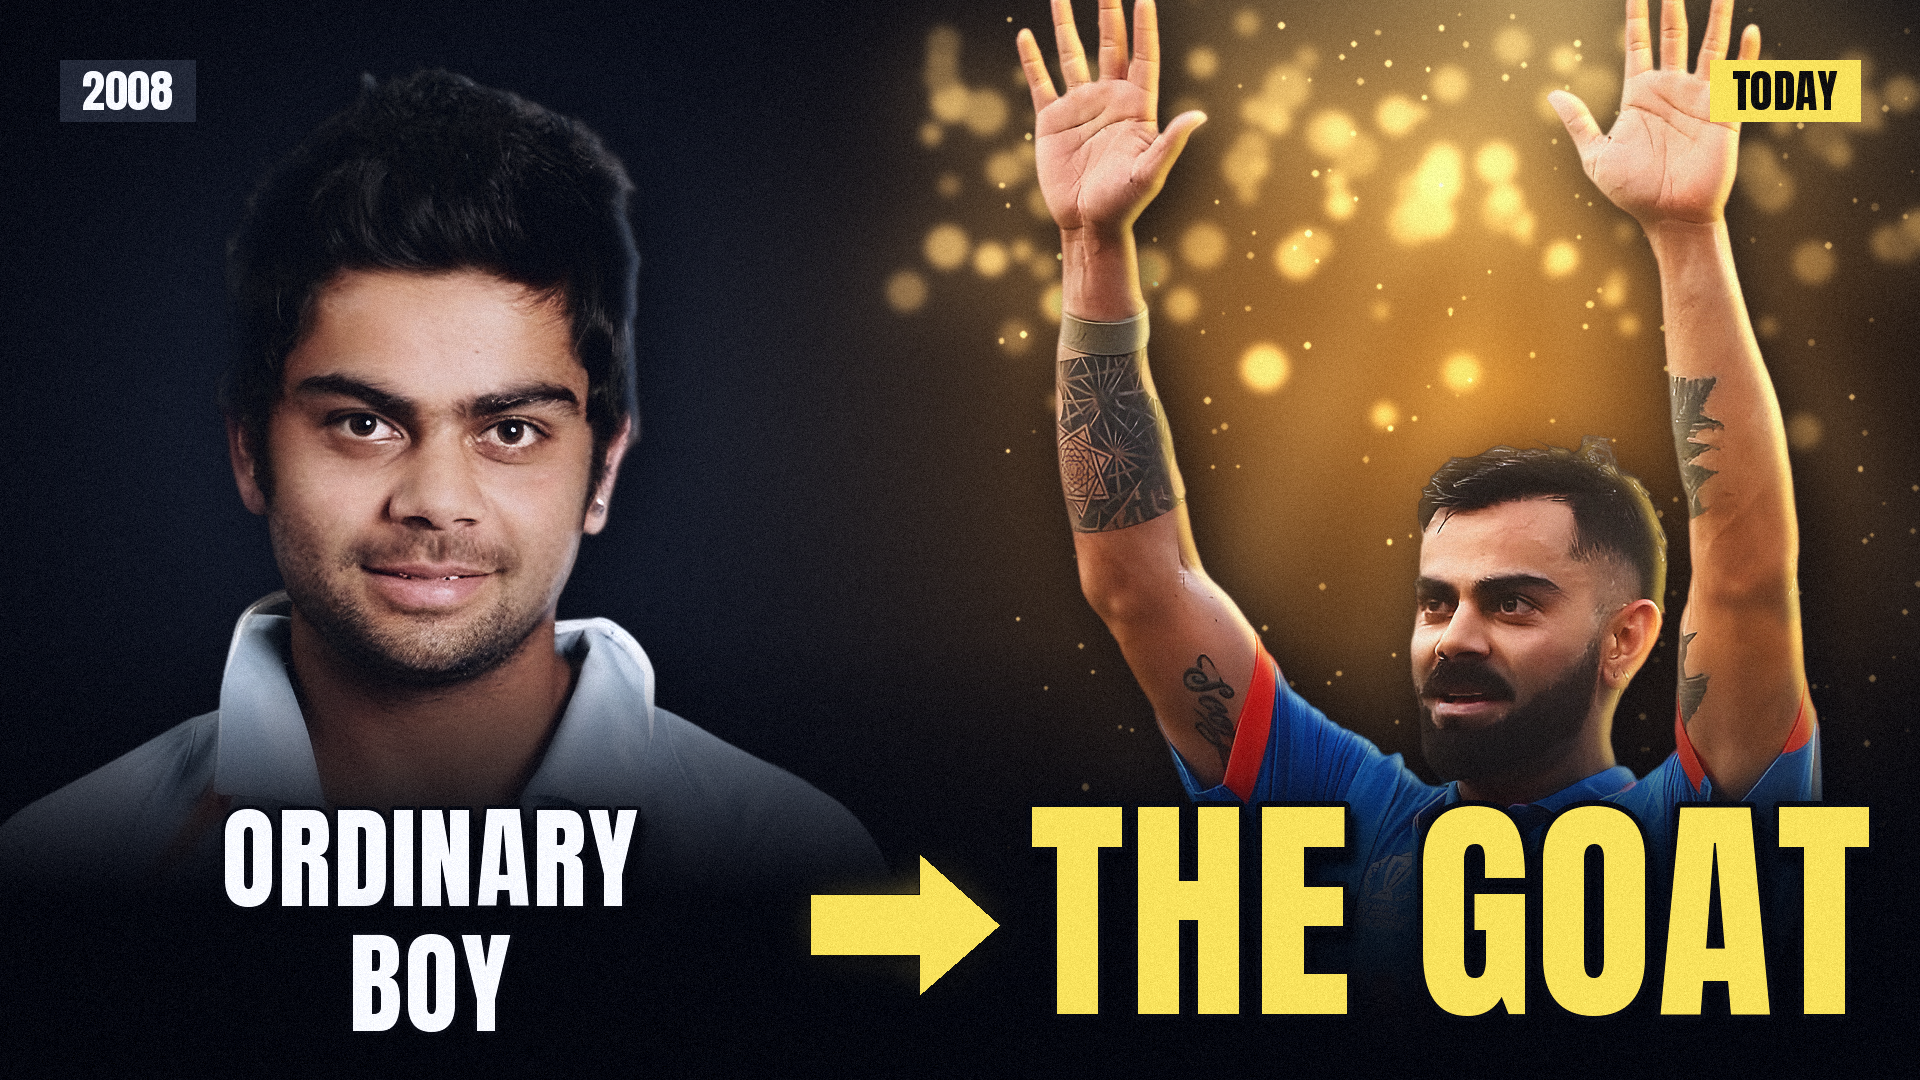

The script that drew this image:
#!/usr/bin/env python3
"""1920x1080 thumbnail: "From an Ordinary Boy to the GOAT: The Virat Kohli Story".

Before -> after split: young Virat (2008-era headshot) cool and muted on the left, today's Virat arms
raised in warm floodlight on the right, "ORDINARY BOY -> THE GOAT" across the bottom.
Cut-outs come from Real-ESRGAN 4x upscales (doc_video/thumb/esrgan.py); compositing helpers
(place, regrade, fade_bottom, shadow_text...) are shared with the World Cup 2003 thumbnail.

    python3 thumb_goat.py  ->  thumb_goat.png / .jpg / _small.png
"""
import os
import sys

import numpy as np
from PIL import Image, ImageDraw, ImageFilter, ImageFont

HERE = os.path.dirname(os.path.abspath(__file__))
sys.path.insert(0, os.path.join(HERE, "..", "doc_video", "thumb"))
import thumb_wc2003 as tw  # noqa: E402
from thumb_wc2003 import (ANTON, H, W, arr, fade_bottom, finish, img, load_cut, place,  # noqa: E402,F401
                          radial, regrade, shadow_text)

Y = (255, 222, 89)  # brand #FFDE59
rng = np.random.default_rng(18)
tw.HERE = HERE      # load_cut / finish read and write next to this script


def background():
    """Cool, flat 'ordinary' left half; warm floodlit 'glory' right half, with beams and bokeh."""
    a = np.zeros((H, W, 3), np.float32) + np.array([8, 9, 13], np.float32)
    for cx, cy, rx, ry, col, k in [(380, 420, 820, 700, (70, 85, 105), 0.55),        # dull steel left
                                   (1500, 380, 950, 820, (235, 150, 40), 0.95),       # gold right
                                   (1560, -60, 700, 460, (255, 225, 150), 0.8),
                                   (960, 1100, 900, 300, (20, 20, 25), 0.3)]:
        a += radial(cx, cy, rx, ry, 1.8)[..., None] * np.array(col, np.float32) * k

    beams = Image.new("L", (W, H), 0)
    d = ImageDraw.Draw(beams)
    fx, fy = 1560, -80
    for ang in (62, 74, 88, 102, 116):
        t = np.radians(ang)
        for spread, val in [(0.06, 30), (0.025, 42)]:
            d.polygon([(fx, fy), (fx + 2400 * np.cos(t - spread), fy + 2400 * np.sin(t - spread)),
                       (fx + 2400 * np.cos(t + spread), fy + 2400 * np.sin(t + spread))], fill=val)
    beams = arr(beams.filter(ImageFilter.GaussianBlur(24))) / 255
    beams *= np.clip(1 - np.linspace(0, 1, H) * 1.05, 0, 1)[:, None]
    beams *= np.clip((np.arange(W) - 820) / 400, 0, 1)[None, :]     # beams only on the GOAT side
    a += beams[..., None] * np.array([255, 235, 200], np.float32)

    bok = Image.new("RGB", (W, H), (0, 0, 0))
    d = ImageDraw.Draw(bok)
    for _ in range(120):
        x = rng.uniform(900, W)
        y = rng.normal(160, 90)
        r = rng.uniform(6, 22)
        c = np.array([255, 205, 120]) * rng.uniform(0.25, 0.7)
        d.ellipse((x - r, y - r, x + r, y + r), fill=tuple(int(v) for v in c))
    bok = bok.filter(ImageFilter.GaussianBlur(5))
    a += arr(bok) + arr(bok.filter(ImageFilter.GaussianBlur(40))) * 1.1

    # gold dust drifting on the right
    dust = Image.new("L", (W, H), 0)
    d = ImageDraw.Draw(dust)
    for _ in range(260):
        x, y = rng.uniform(1000, W), rng.uniform(0, H * 0.8)
        r = rng.uniform(1, 3.2)
        d.ellipse((x - r, y - r, x + r, y + r), fill=int(rng.uniform(80, 220)))
    a += arr(dust.filter(ImageFilter.GaussianBlur(0.8)))[..., None] / 255 * np.array([255, 215, 140], np.float32)

    yy, xx = np.mgrid[0:H, 0:W].astype(np.float32)
    v = 1 - 0.7 * np.clip(((xx - W / 2) / (W * 0.62)) ** 2 + ((yy - H * 0.4) / (H * 0.8)) ** 2, 0, 1)
    return img(a * v[..., None]).convert("RGBA")


def arrow(base, cx, cy, size=120):
    """Bold yellow chevron arrow with a soft glow."""
    pts = [(-size, -size * 0.32), (size * 0.15, -size * 0.32), (size * 0.15, -size * 0.75),
           (size, 0), (size * 0.15, size * 0.75), (size * 0.15, size * 0.32), (-size, size * 0.32)]
    pts = [(cx + x, cy + y) for x, y in pts]
    glow = Image.new("RGBA", base.size, (0, 0, 0, 0))
    ImageDraw.Draw(glow).polygon(pts, fill=Y + (200,))
    base.alpha_composite(glow.filter(ImageFilter.GaussianBlur(22)))
    sh = Image.new("RGBA", base.size, (0, 0, 0, 0))
    ImageDraw.Draw(sh).polygon([(x + 8, y + 10) for x, y in pts], fill=(0, 0, 0, 200))
    base.alpha_composite(sh.filter(ImageFilter.GaussianBlur(8)))
    ImageDraw.Draw(base).polygon(pts, fill=Y + (255,), outline=(20, 16, 4, 255))


def tag(base, txt, x, y, fg, bg):
    f = ImageFont.truetype(ANTON, 46)
    l, t, r, b = f.getbbox(txt)
    w, h = r - l + 44, b - t + 22
    d = ImageDraw.Draw(base)
    d.rectangle((x, y, x + w, y + h), fill=bg)
    d.text((x + 22 - l, y + 11 - t), txt, font=f, fill=fg)


def main():
    base = background()

    # LEFT - the ordinary boy: muted, cool, a step back
    yb = load_cut("cut_young.png", 860)
    yb = regrade(yb, color=0.7, contrast=1.08, bright=0.98, sharpen=(1.0, 60, 1), tint=(150, 170, 200), tint_k=0.12)
    yb = fade_bottom(yb, 620, 840)
    place(base, yb, 430 - yb.width // 2, 60, rim_color=(190, 210, 235), rim_side=1, rim_k=0.35, shadow=0.6)

    # RIGHT - the GOAT: arms raised, warm key from the floodlights
    gt = load_cut("cut_goat.png", 1130)
    gt = regrade(gt, color=1.12, contrast=1.1, bright=1.04, sharpen=(1.0, 60, 1))
    gt = tw.directional_light(gt, "right", (255, 190, 90), 0.6)
    gt = fade_bottom(gt, 820, 1100)
    place(base, gt, 1420 - gt.width // 2, -40, wrap=0.4, rim_color=Y, rim_side=1, rim_k=0.55, shadow=0.7)

    # bottom band
    tw.floor(base, 640)
    arrow(base, 905, 925, 95)
    shadow_text(base, "ORDINARY", 112, 430, 805, (255, 255, 255), stroke=4, tracking=2)
    shadow_text(base, "BOY", 112, 430, 930, (255, 255, 255), stroke=4, tracking=2)
    shadow_text(base, "THE GOAT", 240, 1450, 800, Y, stroke=6, tracking=4)

    tag(base, "2008", 60, 60, (255, 255, 255), (40, 44, 52, 235))
    tag(base, "TODAY", W - 210, 60, (15, 12, 4), Y + (255,))
    finish(base, "thumb_goat")


if __name__ == "__main__":
    main()
